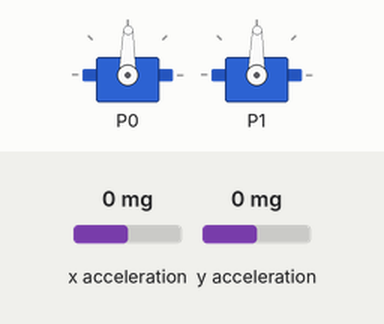
Recording of a program running on a simulated BBC micro:bit running MicroPython. Shown: 2 × servo. Inputs (shaded band) come from the test bench; at power-on: x acceleration 0 mg, y acceleration 0 mg. Servo angles are drawn from the pulse width (0.5 ms = 0°, 2.5 ms = 180°).

Above: at 1.2 s.
1.3 s: x acceleration set to -1440 mg
At 2.1 s:
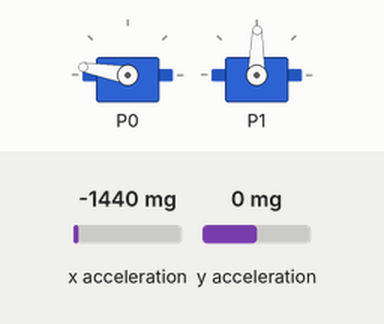
2.8 s: y acceleration set to -1440 mg
At 3.9 s:
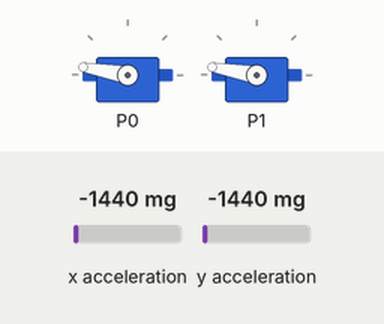
4.3 s: x acceleration set to -750 mg
At 5.5 s:
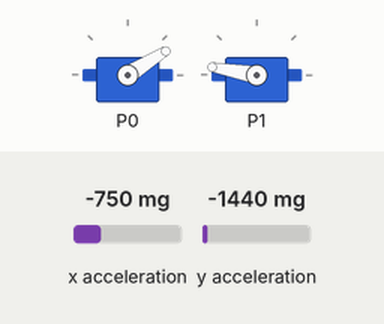
5.8 s: y acceleration set to -750 mg
At 6.3 s:
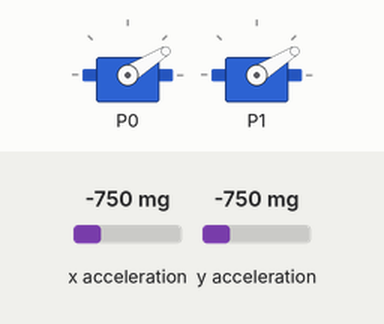
7.3 s: x acceleration set to 0 mg
At 8.1 s:
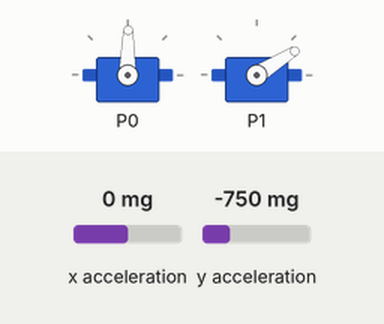
8.8 s: y acceleration set to 750 mg
At 9.8 s:
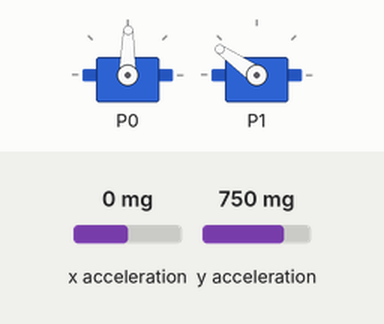
Timing chart, 0 to 11.3 s (numbered marks = the images above; inputs shaded):
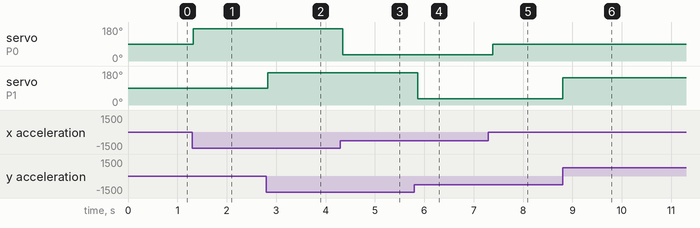

The program:

microbit_servo.py
```python
# Inspired by: Artronix Jam - War of the Worlds: Rise of the micro:bits Script 1
# Tested with SG90 servo @ 3.3v
# Copy and paste this into the compiler at http://python.microbit.org/editor.html

from microbit import *

class Servo:

    """
    A simple class for controlling hobby servos.
    Args:
        pin (pin0 .. pin3): The pin where servo is connected.
        freq (int): The frequency of the signal, in hertz.
        min_us (int): The minimum signal length supported by the servo.
        max_us (int): The maximum signal length supported by the servo.
        angle (int): The angle between minimum and maximum positions.
    Usage:
        SG90 @ 3.3v servo connected to pin0
        = Servo(pin0).write_angle(90)
    """

    def __init__(self, pin, freq=50, min_us=600, max_us=2400, angle=180):
        self.min_us = min_us
        self.max_us = max_us
        self.us = 0
        self.freq = freq
        self.angle = angle
        self.analog_period = 0
        self.pin = pin
        analog_period = round((1/self.freq) * 1000)  # hertz to miliseconds
        self.pin.set_analog_period(analog_period)

    def write_us(self, us):
        us = min(self.max_us, max(self.min_us, us))
        duty = round(us * 1024 * self.freq // 1000000)
        self.pin.write_analog(duty)
        self.pin.write_digital(0)  # turn the pin off

    def write_angle(self, degrees=None):
        degrees = degrees % 360
        total_range = self.max_us - self.min_us
        us = self.min_us + total_range * degrees // self.angle
        self.write_us(us)

# loop to check accelerometer position then move servos
while True:

    # rescale accelerometer x axis to between 0 and 180
    rescaled_angle = ((accelerometer.get_x() /12)+90)

    # pan servo to the rescaled angle
    Servo(pin0).write_angle(rescaled_angle) # write rescaled angle

    # rescale accelerometer y axis to between 0 and 180
    rescaled_angle_y = ((accelerometer.get_y() /12)+90)

    # tilt servo to rescaled angle
    Servo(pin1).write_angle(rescaled_angle_y) # write rescaled angle

    # provide 0.1 sec pause
    sleep(100)
```

Measured:
- after the input at 1.3 s, servo on P0: 89° → 170° at once
- after the input at 2.8 s, servo on P1: 89° → 170° at once
- after the input at 4.3 s, servo on P0: 170° → 32° after 0.05 s
- after the input at 5.8 s, servo on P1: 170° → 32° after 0.07 s
- after the input at 7.3 s, servo on P0: 32° → 89° after 0.09 s
- after the input at 8.8 s, servo on P1: 32° → 145° at once
